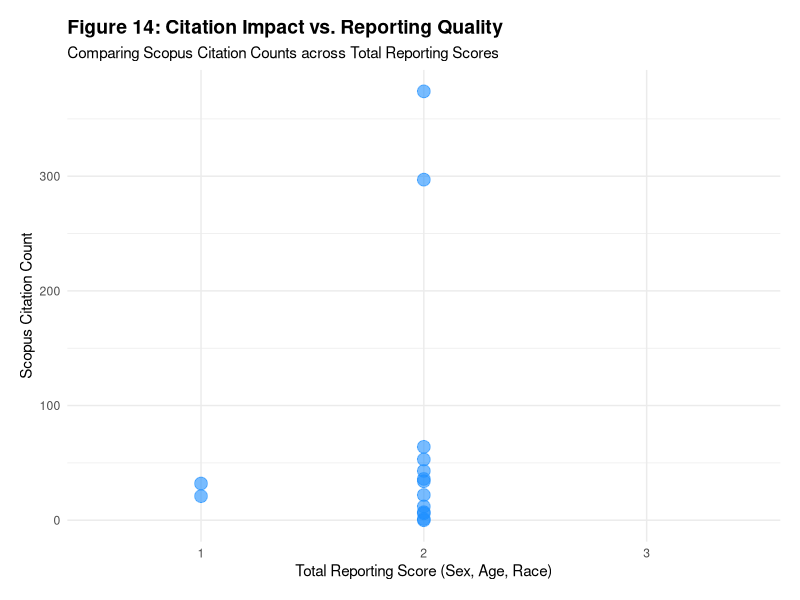
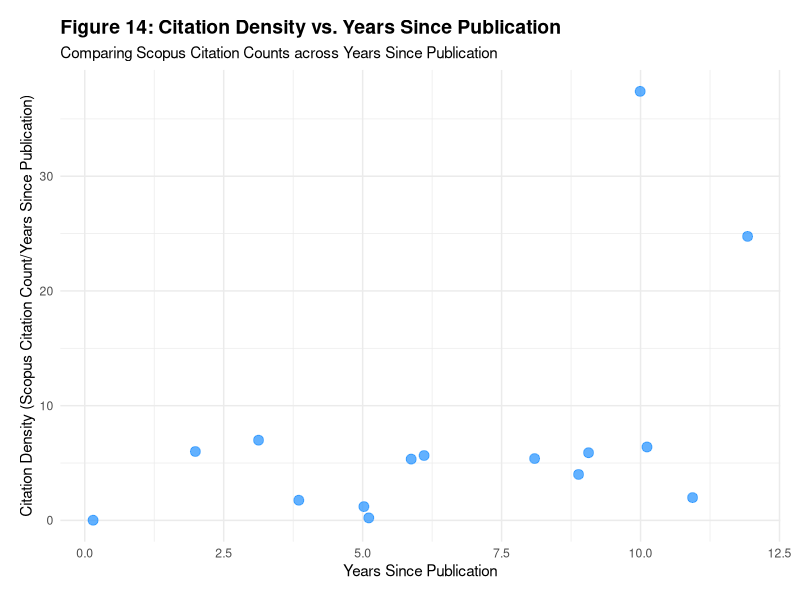

Reproduce these figures in R, in order.
library(ggplot2)
library(readr)

# 1. Load data and clean missing data markers
data <- read_csv("figure14_data.csv", na = c("", "N?A"))

head(data)
colnames(data)
# Convert reporting score into a categorical variable
data$`Total Reporting Score` <- as.factor(data$`Total Reporting Score`)

# Plot 1: Citation Count vs Reporting Score
plot1 <- ggplot(data, aes(x = `Total Reporting Score`, y = `Scopus Citation Count`)) + 
  geom_point(size = 4, color = "#1E90FF", alpha = 0.6) + 
  scale_x_discrete(limits = c("1", "2", "3")) +
  labs(
    title = "Figure 14: Citation Impact vs. Reporting Quality",
    subtitle = "Comparing Scopus Citation Counts across Total Reporting Scores",
    x = "Total Reporting Score (Sex, Age, Race)",
    y = "Scopus Citation Count"
  ) +
  theme_minimal(base_family = "Helvetica") +
  theme(
    plot.title = element_text(face = "bold", size = 14),
    text = element_text(family = "Helvetica"),
    plot.margin = margin(0.5, 0.5, 0.5, 0.5, "cm")
    )

print(plot1)

# Plot 2: Citation Density vs. Years Since Publication
plot2 <- ggplot(data, aes(x = `Years Since Publication`, y = `Citation Density`)) + 
  geom_jitter(width = 0.15, size = 3, color = "#1E90FF", alpha = 0.7) + 
  labs(
    title = "Figure 14: Citation Density vs. Years Since Publication",
    subtitle = "Comparing Scopus Citation Counts across Years Since Publication",
    x = "Years Since Publication",
    y = "Citation Density (Scopus Citation Count/Years Since Publication)"
  ) +
  theme_minimal(base_family = "Helvetica") +
  theme(
    plot.title = element_text(face = "bold", size = 14),
    text = element_text(family = "Helvetica"),
    plot.margin = margin(0.5, 0.5, 0.5, 0.5, "cm")
    )
print(plot2)
